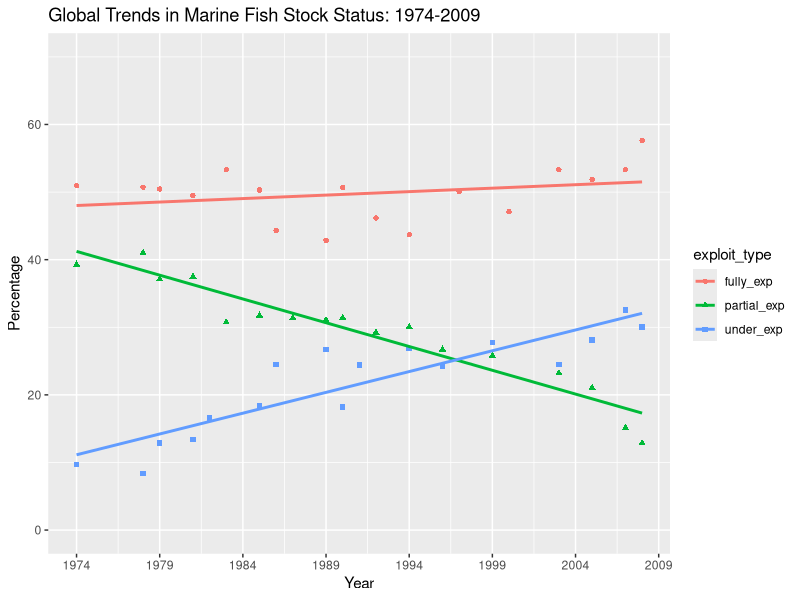

Generate this figure with R:
## ---- chunk 1
knitr::opts_chunk$set(
  echo = TRUE,
  include = TRUE,
  message = FALSE,
  warning = FALSE)
## ---- chunk 2
#| message: true
#| warning: false
rm(list = ls())
## ---- chunk 3
# in the console:
#   credentials::git_credential_ask()
#   usethis::git_sitrep()

# if error message comes up that default branch is origin when it should be "main", enter this in the console:
#   usethis::git_default_branch_rediscover()

# in the console:
#   usethis::use_git()
#   usethis::use_github()

# in RStudio terminal:
  # git remote add origin https://github.com/katiedyck/MB5370_Module02.git
  # git push -u origin main
  # git push
## ---- chunk 4
library(tidyverse)
library(here)
## ---- chunk 5
fish <- read_csv(here::here("data/workshop3/global_fish_stocks.csv"))
print(fish)
## ---- chunk 6
fish <- fish |> 
    rename(date = "x", percent = "y")
print(fish)
## ---- chunk 7
fish <- fish |>
  mutate(
    exploit_type = case_when(
        row_number() %in% 1:17 ~ "fully_exp",
        row_number() %in% 18:34 ~ "partial_exp",
        row_number() %in% 35:51 ~ "under_exp",
        TRUE ~ NA_character_ # Assign NA to rows outside the specified ranges
    )
  )

print(fish)
## ---- chunk 8
# remove month, day, time
fish <- fish |> 
  mutate(year = year(date), .after = date) |> 
  select(-date)

print(fish)
## ---- chunk 9
ggplot(fish, aes(x = year, y = percent, colour = exploit_type, shape = exploit_type)) +
  geom_point() +
  geom_smooth(method = "lm", se = FALSE) +
  scale_y_continuous(limits = c(0,70)) +
  scale_x_continuous(breaks = seq(1974, 2009, by = 5)) +
  labs(x = "Year", y = "Percentage",
       title = "Global Trends in Marine Fish Stock Status: 1974-2009")
